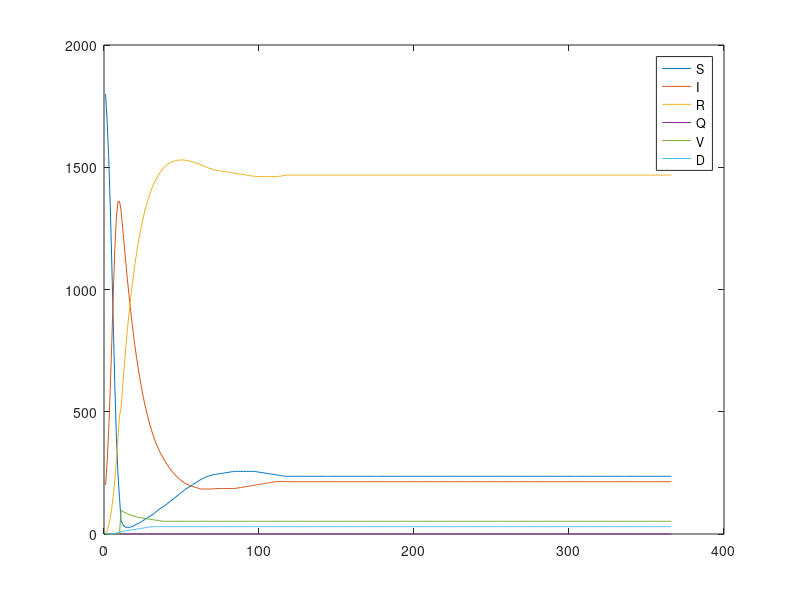

MATLAB code for this plot:
%% SIR(V)(D) Model
%Description
%

function popArray=SIR_Model()

rounding=true;

S=1800;
I=200;
R=0;
Q=0;
V=0;
D=0;
totalPop=S+I+R+Q; %doesn't include dead

days=365; %length of sim

%Getting sick
alpha=.02; %rate of disease spread per interaction
intPerDay=30; %daily number of interactions?

%Recovering
recovRate=0.07;
immLoss=0.01;

%Death
deathrate=0.00115;
%Quarantine
quarRate=0;
%Vaccine
efficacy=0.9;
baseVaccRate=0.0;
vaccRollout=0;

%% Susceptible
% From: Recovered
% To: Infected

%% Infected
% From: Susceptible
% To: Recovered + Dead

%% Recovered
% From: Infected
% To: Susceptible

%% Quarantined
% From: Infected
% To: Recovered + Dead

%% Vaccinated
%From: Susceptible, Recovered
%To: Infected

%% Dead
% From: Infected
% To: Nowhere, they're dead.

%% Over time!

popArray=[S I R Q V D];

for i=1:days

    %vacc clinic
    if i == 10
        vaccRate=0.25;
    else
        vaccRate=baseVaccRate;
    end

    if rounding
        % Rounding
        if i>vaccRollout
            dS =-round(S*I*alpha*intPerDay/(totalPop-D)) +ceil(R*immLoss)- round(vaccRate*S);
            dI = round(S*I*alpha*intPerDay/(totalPop-D)) -ceil(I*recovRate) -round(I*deathrate) -round(I*quarRate) +round(V*I*alpha*intPerDay*(1-efficacy)/totalPop);
            dR = ceil(I*recovRate) -ceil(R*immLoss) +ceil(Q*recovRate) -round(vaccRate*R/2);
            dV = round(vaccRate*R/2) +round(vaccRate*S) -round(V*I*alpha*intPerDay*(1-efficacy)/(totalPop-D));
        else
            dS =-round(S*I*alpha*intPerDay/(totalPop-D)) +ceil(R*immLoss);
            dI = round(S*I*alpha*intPerDay/(totalPop-D)) -ceil(I*recovRate) -round(I*deathrate) -round(I*quarRate);
            dR = ceil(I*recovRate) -ceil(R*immLoss) +ceil(Q*recovRate);
            dV=0;
        end
        dQ = round(I*quarRate) -ceil(Q*recovRate) -round(Q*deathrate);
        dD = round(deathrate*I) + round(deathrate*Q);
    else
        % NOT Rounding 
        if i>vaccRollout
            dS =-S*I*alpha*intPerDay/(totalPop-D) +R*immLoss -vaccRate*S;
            dI = S*I*alpha*intPerDay/(totalPop-D) -I*recovRate -I*deathrate -I*quarRate +V*I*alpha*intPerDay*(1-efficacy)/(totalPop-D);
            dR = I*recovRate -R*immLoss +Q*recovRate -vaccRate*R/2;
            dV = vaccRate*R/2 +vaccRate*S -V*I*alpha*intPerDay*(1-efficacy)/totalPop;
        else
            dS =-S*I*alpha*intPerDay/(totalPop-D) +R*immLoss;
            dI = S*I*alpha*intPerDay/(totalPop-D) -I*recovRate -I*deathrate -I*quarRate;
            dR = I*recovRate -R*immLoss +Q*recovRate;
            dV=0;
        end
        dQ = I*quarRate -Q*recovRate -Q*deathrate;
        dD = deathrate*(I+Q);
    end

    S=S+dS;
    I=I+dI;
    R=R+dR;
    Q=Q+dQ;
    V=V+dV;
    D=D+dD;

    popArray=[popArray; [S I R Q V D]];
end

plot(popArray)
legend('S','I','R','Q','V','D')

    popArray=[popArray; [S I R Q V D]];
end

plot(popArray)
legend('S','I','R','Q','V','D')

popArray=popArray';
